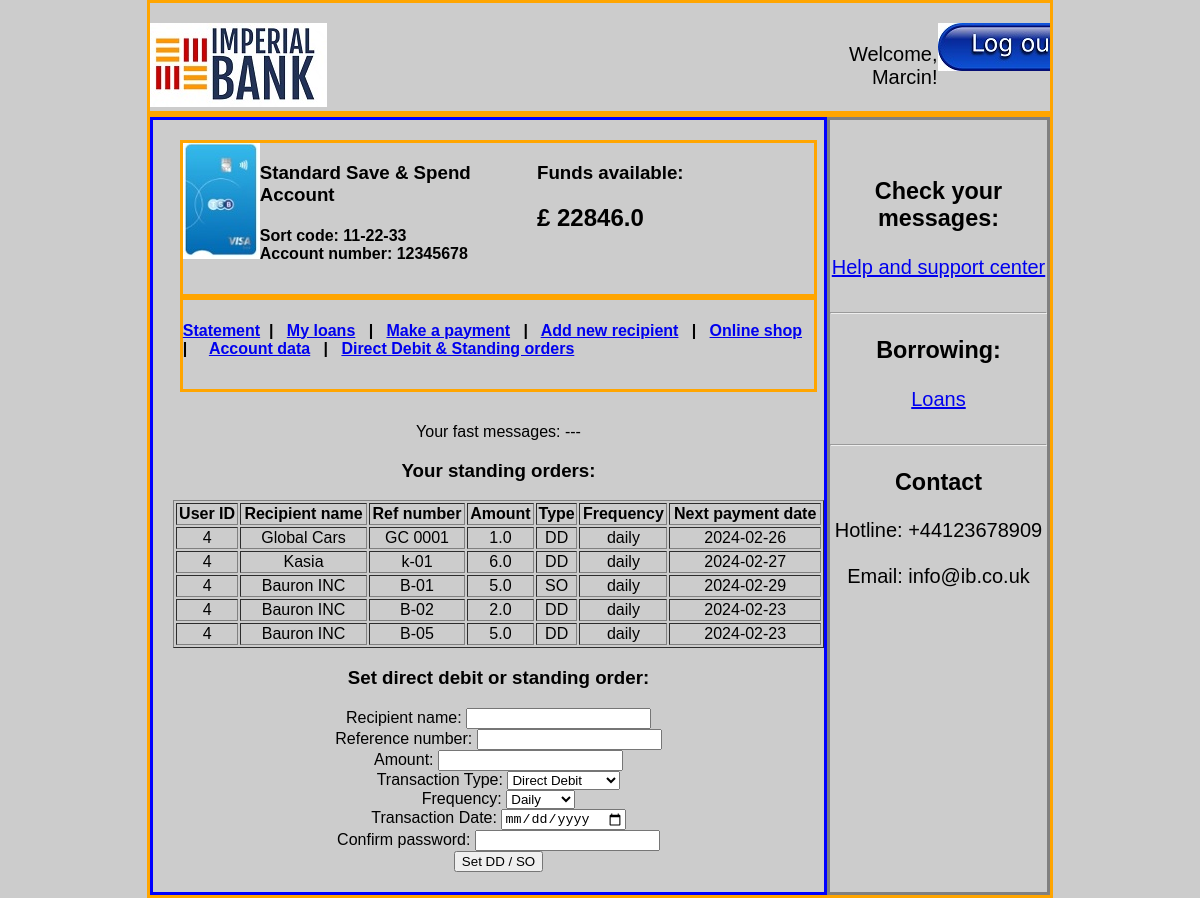
The app's page /direct_debit_standing_orders (signed in) with its own data.
### models/models.py (models this page shows, shortened)
class Users(db.Model, UserMixin):
    id = db.Column(db.Integer, primary_key=True)
    username = db.Column(db.String(50), unique=True, nullable=False)
    password_hash = db.Column(db.String(128), nullable=False)
    role = db.Column(db.String(20), nullable=False, default='client')
    email = db.Column(db.String(120), unique=True, nullable=False)
    phone_number = db.Column(db.String(20), nullable = False)
    country = db.Column(db.String(50))
    transactions = db.relationship('Transaction', backref='user', lazy=True)

class Transaction(db.Model):
    user_id = db.Column(db.Integer, db.ForeignKey('users.id'), nullable=False)
    id = db.Column(db.Integer, primary_key=True)
    transaction_date = db.Column(db.Date, default=date.today)
    transaction_type = db.Column(db.String(20), nullable=False)
    sort_code = db.Column(db.String(10), nullable=False)
    account_number = db.Column(db.String(20), nullable=False)
    transaction_description = db.Column(db.String(255) , nullable=False)
    debit_amount = db.Column(db.Float)
    credit_amount = db.Column(db.Float)
    balance = db.Column(db.Float, nullable=False)

class DDSO(db.Model):
    id = db.Column(db.Integer, primary_key=True)
    user_id = db.Column(db.Integer, db.ForeignKey('users.id'), nullable=False)
    recipient = db.Column(db.String(50),  nullable=False)
    reference_number = db.Column(db.String(100), nullable=False)
    amount = db.Column(db.Float, nullable=False)
    transaction_type = db.Column(db.String(20), nullable=False)
    frequency = db.Column(db.String(50))  # 'daily' 'monthly' etc
    next_payment_date = db.Column(db.Date, nullable=False)

### routes/transfer.py (the view, shortened to what this page needs)
@ddso_bp.route('/direct_debit_standing_orders', methods=['GET', 'POST'])
@login_required
def ddso():
    user_transactions = Transaction.query.filter_by(user_id=current_user.id).all()
    user_dd_so = DDSO.query.filter_by(user_id=current_user.id).all()
    last_transaction = Transaction.query.filter_by(user_id=current_user.id).order_by(Transaction.id.desc()).first()
    form = DDSOForm()
    return render_template('ddso.html', form=form, user=current_user, all_transactions=user_transactions, all_dd_so=user_dd_so,  last_transaction=last_transaction)

### forms/forms.py
class DDSOForm(FlaskForm):
    amount = FloatField('Amount', validators=[DataRequired(), NumberRange(min=0)])
    recipient = StringField('Recipient', validators=[DataRequired()])
    reference_number = StringField('Reference number', validators=[DataRequired()])
    next_payment_date = DateField('Next payment date', format='%Y-%m-%d', validators=[DataRequired()])
    transaction_type = SelectField('Transaction type', choices=[('DD', 'Direct Debit'), ('SO', 'Standing Order')], validators=[DataRequired()])
    frequency = SelectField('Frequency', choices=[('monthly', 'Monthly'), ('daily', 'Daily')], validators=[DataRequired()])
    confirm_password = PasswordField('Confirm Password', validators=[DataRequired()])
    submit = SubmitField('Add DD / SO')

### app.py (called while the page is built)
@app.before_request
def initialize_database():
    db.create_all()
    session.permanent = True

@login_manager.user_loader
def load_user(user_id):
    return Users.query.get(int(user_id))

### templates/ddso.html (shortened to what this page needs)
{% extends 'base2.html' %}
{% block precontent %}
{% with messages = get_flashed_messages() %}
{% if not messages %}
    <p>Your fast messages: ---</p>
{% endif %}
{% endwith %}
<h3>Your standing orders: </h3>
<table border="1" class="center-table">
    <thead>
    <tr>
        <th>User ID</th>
        <th>Recipient name</th>
        <th>Ref number</th>
        <th>Amount</th>
        <th>Type</th>
        <th>Frequency</th>
        <th>Next payment date</th>
    </tr>
    </thead>
    <tbody>
    {% for dd_so in all_dd_so %}
        <tr>
            <td>{{ dd_so.user_id }}</td>
            <td>{{ dd_so.recipient }}</td>
            <td>{{ dd_so.reference_number }}</td>
            <td>{{ dd_so.amount }}</td>
            <td>{{ dd_so.transaction_type }}</td>
            <td>{{ dd_so.frequency }}</td>
            <td>{{ dd_so.next_payment_date }}</td>
        </tr>
    {% endfor %}
    </tbody>
</table>
<h3>Set direct debit or standing order:</h3>
<form action="{{ url_for('ddso_bp.ddso') }}" method="post" role="form">
    <label for="recipient">Recipient name:</label>
    <input type="text" id="recipient" name="recipient" required><br>
    <label for="reference_number">Reference number:</label>
    <input type="text" id="reference_number" name="reference_number" required><br>
    <label for="amount">Amount:</label>
    <input type="number" step="0.01" id="amount" name="amount" required><br>
    <label for="transaction_type">Transaction Type:</label>
    <select id="transaction_type" name="transaction_type" def required>
        <option value="DD">Direct Debit</option>
    </select><br>
    <label for="frequency">Frequency:</label>
    <select id="frequency" name="frequency" def required>
        <option value="daily">Daily</option>
    </select><br>
    <label for="next_payment_date">Transaction Date:</label>
    <input type="date" id="next_payment_date" name="next_payment_date" required><br>
    <label for="confirm_password">Confirm password:</label>
    <input type="password" id="confirm_password" name="confirm_password" required><br>
    <input type="submit" value="Set DD / SO"><br>
</form>
{% endblock %}

### templates/base2.html (shortened to what this page needs)
<!DOCTYPE html>
<html lang="en">
<head>
    <link rel="stylesheet" href="{{ url_for('static', filename='styles.css') }}">
</head>
<body>
    <header>
        <div class="container5">
            <div class="left4">
                <img src="{{ url_for('static', filename='imperial-bank-2.jpg') }}">
            </div>
            <div class="right4">
                <p>Welcome, {{ current_user.username }}!</p>
            </div>
            <div class="right4">
                <a href="{{ url_for('logout') }}"><img src="{{ url_for('static', filename='logout.jpg') }}"> </a>
            </div>
        </div>
    </header>
    <main>
        <div class="container5">
            <div class="left5">
                <div class="container100">
                    <div class="visa">
                        <img src="{{ url_for('static', filename='visa.jpg') }}">
                    </div>
                    <div class="visa2">
                        <h3>Standard Save & Spend Account</h3>
                        <h4>Sort code: {{ last_transaction.sort_code }}  <br>
                        Account number: {{ last_transaction.account_number }}</h4>
                    </div>
                    <div class="visa3">
                        <h3>Funds available:</h3>
                        <h2> £ {{ last_transaction.balance }}</h2>
                    </div>
                </div>
                <div class="container100">
                    <h4>
                    <a href="{{ url_for('dashboard') }}"> Statement</a>&nbsp | &nbsp
                    <a href="{{ url_for('my_loans') }}"> My loans</a>  &nbsp | &nbsp
                    <a href="{{ url_for('make_payment') }}"> Make a payment</a>  &nbsp | &nbsp
                    <a href="{{ url_for('add_recipient') }}"> Add new recipient</a>  &nbsp | &nbsp
                    <a href="{{ url_for('online_shop') }}"> Online shop</a>  &nbsp | &nbsp &nbsp
                    <a href="{{ url_for('account_data') }}"> Account data</a>  &nbsp | &nbsp
                    <a href="{{ url_for('ddso_bp.ddso') }}"> Direct Debit & Standing orders</a> </h4>
                </div>
                <div class="center">
                    {% block precontent%}
                    {%  endblock %}
                </div>
            </div>
            <div class="right5">
                <div class="center">
                    <h3>Check your messages: </h3>
                    <a href="{{ url_for('help_center') }}" > Help and support center</a><br><br>
                    <hr>
                    <h3>Borrowing: </h3>
                    <a href="{{ url_for('loans') }}" > Loans </a> <br><br>
                    <hr>
                    <h3>Contact</h3>
                    Hotline: +44123678909 <br><br>
                    Email: info@ib.co.uk
                </div>
            </div>
        </div>
    </main>
</body>
</html>

### static/styles.css (style rules this page uses)
body { font-family: 'Arial', sans-serif; margin: 0; padding: 0; background-color: #ccc; }
.center { margin-left: auto; margin-right: auto; padding-left: 0px; padding-top: 15px; text-align: center; }
.center-table { margin-left: auto; margin-right: auto; text-align: center; width: 100%; }
.left4 { flex: 6; text-align: left; padding-top: 20px; }
.right4 { flex: 1; text-align: right; justify-content: right; overflow: auto; padding-top: 20px; font-size: 20px; }
.container5 { display: flex; justify-content: space-between; margin: 0 auto; max-width: 75%; border-color: orange; border-style: solid; }
.left5 { flex: 3; text-align: left; padding-top: 20px; padding-left: 20px; padding-bottom: 20px; border-color: blue; border-style: solid; }
.right5 { flex: 1; text-align: right; justify-content: right; overflow: auto; padding-top: 20px; font-size: 20px; border-color: grey; border-style: solid; }
.container100 { display: flex; justify-content: space-between; margin: 0 auto; max-width: 97%; border-color: orange; border-style: solid; padding-bottom: 10px; }
.visa { flex: 1; }
.visa2 { flex: 4; }
.visa3 { flex: 4; }

### records on screen
Users: username "Marcin"
Transaction: sort_code "11-22-33", account_number "12345678", balance "22846.0"
DDSO: user_id "4", recipient "Global Cars", reference_number "GC 0001", amount "1.0", transaction_type "DD", frequency "daily", next_payment_date "2024-02-26"
DDSO: user_id "4", recipient "Kasia", reference_number "k-01", amount "6.0", transaction_type "DD", frequency "daily", next_payment_date "2024-02-27"
DDSO: user_id "4", recipient "Bauron INC", reference_number "B-01", amount "5.0", transaction_type "SO", frequency "daily", next_payment_date "2024-02-29"
DDSO: user_id "4", recipient "Bauron INC", reference_number "B-02", amount "2.0", transaction_type "DD", frequency "daily", next_payment_date "2024-02-23"
DDSO: user_id "4", recipient "Bauron INC", reference_number "B-05", amount "5.0", transaction_type "DD", frequency "daily", next_payment_date "2024-02-23"
